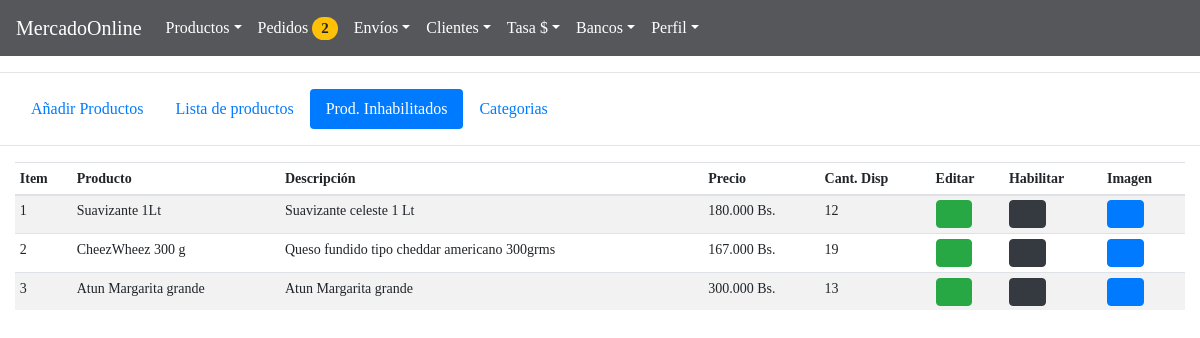
The app's page /BackAdmin/index.php?action=productInh (signed in), older data.
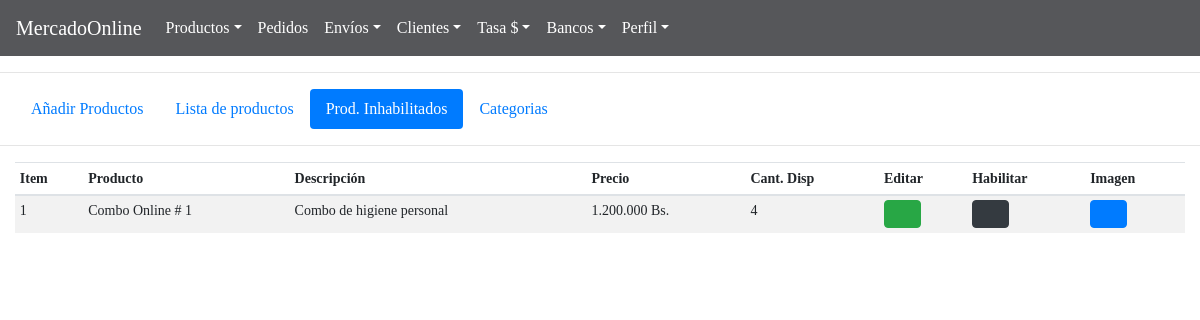
The same page, newer data.
### tables this page shows
CREATE TABLE `productos` (
  `id` int(11) NOT NULL,
  `title` text NOT NULL,
  `description` text NOT NULL,
  `price` decimal(11,2) NOT NULL,
  `cant` int(11) NOT NULL,
  `route` text NOT NULL,
  `enable` int(11) NOT NULL,
  `idcategory` int(11) NOT NULL
);

### BackAdmin/models/connection.php (called while the page is built)
<?php
class connection{
	 public static function connect(){
	 	$link = new PDO("mysql:host=localhost;dbname=mercadoonline","root","");
	 	return $link;
	 }
}

### BackAdmin/models/purchaseOrderModel.php (called while the page is built, shortened)
<?php
require_once "connection.php";
class purchaseOrderModel{
 					public static function viewCountOrdersModel($table){
 					$stmt = connection::connect()->prepare("SELECT COUNT(*) as id FROM $table WHERE status = 0");
		 			$stmt -> execute();
		 			return $stmt->fetch();
 					}
}

### BackAdmin/controllers/controllerPage.php (called while the page is built)
<?php
class page{
 public static function template(){
 			include "views/template.php";
 		}
 public static function pageConnectController(){
if (isset( $_GET["action"])) {
	 	$controllerPage = $_GET["action"];
}
else{
	$controllerPage ="index";
}
 	$answer = pageModel::pageConnectModel($controllerPage);
 	include $answer;
 }
}

### BackAdmin/models/productModel.php (called while the page is built, shortened)
<?php
require_once "connection.php";
 class productsModel{
 		      public static function viewsDisableProductsModel($table){
 			 	$stmt = connection::connect()->prepare("SELECT id,title, description, price, cant, route,enable FROM $table WHERE enable = 1");
		 		$stmt -> execute();
		 		return $stmt->fetchAll();
 		      }
 }

### BackAdmin/controllers/productController.php (the view, shortened to what this page needs)
<?php
class productsController{
		   public static function viewProductsDisable(){
		   	$answer = productsModel::viewsDisableProductsModel("productos");
	 		foreach ($answer as $row =>$item) {
	 				$row = $row + 1;
	 echo '<tr>
	 			<td>'.$row.'</td>
				<td>'.$item["title"].'</td>
				<td>'.$item["description"].'</td>
				<td>'.number_format($item["price"], 0, ",", ".").' Bs.</td>
				<td>'.$item["cant"].'</td>
				<td><a href="#edit'.$row.'"  data-toggle="modal">
				<button class="btn btn-success fa fa-pencil"></button></a>
				<div class="modal fade" id="edit'.$row.'" tabindex="-1" role="dialog" aria-labelledby="myModalLabel" ariahidden="true">
				<input type="text" class="form-control" value="'.$row.'" readonly>
				<input type="text" class="form-control" value="'.$item["id"].'" name="updateProductId" readonly>
				<input type="text" class="form-control" value="'.$item["title"].'" name="updateProductTitle">
				<input type="text" class="form-control" value="'.$item["description"].'" name="updateProductDescription">
				<input type="text" class="form-control" value="'.$item["price"].'" name="updateProductPrice">
				<input type="number" class="form-control" value="'.$item["cant"].'" name="updateProductCant">
				<input  style= "display:none"  type= "text" class="form-control" value="'.$item["route"].'" readonly name="productRoute">
				<input style= "display:none" type="text" class="form-control" value="'.$item["enable"].'" readonly name="productEnable">
				</td>
 				<form method="post" enctype="multipart/form-data">
				<td><a href="#enable'.$row.'"  data-toggle="modal">
				<button class="btn btn-dark fa fa-eye"></button></a>
				<div class="modal fade" id="enable'.$row.'" tabindex="-1" role="dialog" aria-labelledby="myModalLabel" ariahidden="true">
				<input type="text" class="form-control" value="'.$item["id"].'" name="disableProductId" style="display:none">
				</td>
				</Form>
				<td><a href="#image'.$row.'"  data-toggle="modal">
				<button class="btn btn-primary fa fa-image"></button></a>
				<div class="modal fade" id="image'.$row.'" tabindex="-1" role="dialog" aria-labelledby="myModalLabel" ariahidden="true">
				<img class="img-size"  style="width:250px"  src="views/img/'.substr($item["route"],10).'">
				</td>
				</tr>
				';
					   }
		   }
}
?>

### BackAdmin/controllers/purchaseOrderController.php (shortened to what this page needs)
<?php
class purchaseOrderController {
	 		 	     public static function viewCountOrdersController(){
	 		 	      $answer = purchaseOrderModel::viewCountOrdersModel("pedido");
					if ($answer["id"]==0) {
					echo'  <span class="badge badge-danger badge-pill" style="font-family: Pavanam-Regular; font-size: 15px; display: none" >'.$answer["id"].'</span>';
					}else{
					echo'  <span class="badge badge-warning 14 badge-pill" style="font-family: Pavanam-Regular; font-size: 15px; " >'.$answer["id"].'</span>';
										}
	 		 	     }
}

Row changes from the older to the newer data that the page shows:
no longer on this page (row edited): productos: title "Suavizante 1Lt", description "Suavizante celeste 1 Lt", price "180.000", cant "12"
no longer on this page (row edited): productos: title "CheezWheez 300 g", description "Queso fundido tipo cheddar americano 300grms", price "167.000", cant "19"
no longer on this page (row edited): productos: title "Atun Margarita grande", description "Atun Margarita grande", price "300.000", cant "13"
added productos: title "Combo Online # 1", description "Combo de higiene personal", price "1.200.000", cant "4"
Text that changed along with them:
$answer["id"]: "2" → (not shown)
